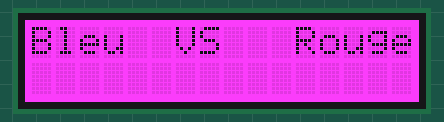
A sketch run on a simulated Arduino Uno, built with avr-gcc and run on an emulated ATmega328P. On the bench: 16×2 character LCD.

Above: at 0.1 s.
At 1.1 s:
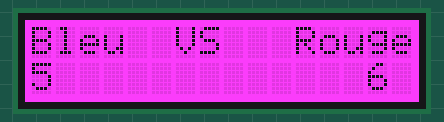
At 2.1 s:
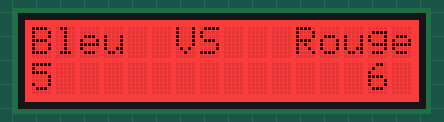

The sketch:

Screen.ino
```cpp
// (licence header left out)
#include <Wire.h>
#include "rgb_lcd.h"

rgb_lcd lcd;

const int colorR = 255;
const int colorG = 0;
const int colorB = 255;
int RScore = 5;
int BScore = 6;
void setup()
{
    // set up the LCD's number of columns and rows:
    lcd.begin(16, 2);

    lcd.setRGB(colorR, colorG, colorB);

    // Print a message to the LCD.
    lcd.print("Bleu  VS   Rouge");

    delay(1000);
}

void loop()
{
    // set the cursor to column 0, line 1
    // (note: line 1 is the second row, since counting begins with 0):
    lcd.setCursor(0, 1);
    // print the number of seconds since reset:
    lcd.print(RScore);
    lcd.print("             ");
    lcd.print(BScore);
    delay(1000);
    lcd.setRGB(255, 0, 0);
    delay(500);
    lcd.setRGB(colorR, colorG, colorB);
    delay(1000);
    lcd.setRGB(255, 0, 0);
    delay(500);
    lcd.setRGB(colorR, colorG, colorB);
    delay(1000);
    lcd.setRGB(255, 0, 0);
    delay(500);
    lcd.setRGB(colorR, colorG, colorB);
    delay(1000);
    lcd.setRGB(255, 0, 0);
    delay(500);
    lcd.setRGB(colorR, colorG, colorB);
}

/*********************************************************************************************************
  END FILE
*********************************************************************************************************/
```

Measured:
- what the display in image 1 shows lasts 1.0 s, from 1.1 s to 2.1 s
- what the display in image 2 shows lasts 0.5 s, from 2.1 s to 2.6 s
